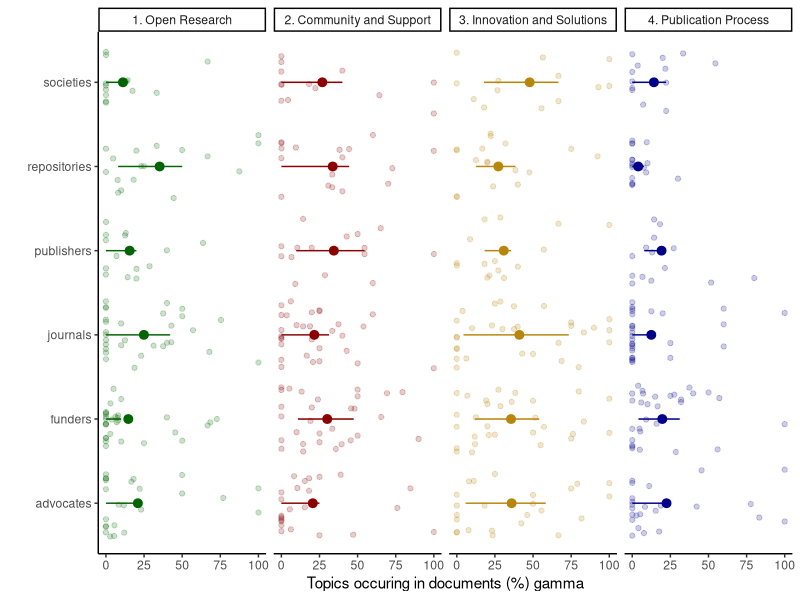

Write R code to recreate this figure. (Note: this script raises an error after producing the figure.)
## ---- chunk 1
knitr::opts_chunk$set(echo = TRUE)
## ---- chunk 2
rm(list=ls())
## ---- chunk 3
library(tidyverse)
library(dplyr)
library(ggplot2)
## ---- chunk 4
df_doc_level_stm_gamma <- read_csv(file = "./output/created_datasets/df_doc_level_stm_gamma.csv")
## ---- chunk 5
df_figure1_gamma <- df_doc_level_stm_gamma %>% 
  select(-total_topic, -total_sent) 

df_figure1_gamma$prop <- df_figure1_gamma$prop *100

df_figure1_gamma_wide <- df_figure1_gamma %>% 
  spread(topic, prop) %>% 
  rename(topic_1 = `1`, topic_2 = `2`, topic_3 = `3`, topic_4 = `4`)

# Topic/Category 1: Open Research 
# Topic/Category 2: Community & Support
# Topic/Category 3: Innovation & Solution
# Topic/Category 4: Publication process (control)

df_figure1_gamma_wide2 = data.frame(
  document = rep(df_figure1_gamma_wide$name,4),
  stakeholder = rep(df_figure1_gamma_wide$stakeholder,4),
  # type = c(rep("Topic 1",129), rep("Topic 2",129), rep("Topic 3",129), rep("Topic 4", 129)),
    type = c(rep("1. Open Research",129), rep("2. Community and Support",129), rep("3. Innovation and Solutions",129), rep("4. Publication Process", 129)),
  perc = c(df_figure1_gamma_wide$topic_1, df_figure1_gamma_wide$topic_2, df_figure1_gamma_wide$topic_3, df_figure1_gamma_wide$topic_4),
  perc2 = c(df_figure1_gamma_wide$topic_1, df_figure1_gamma_wide$topic_2, df_figure1_gamma_wide$topic_3, df_figure1_gamma_wide$topic_4)
)

# adding quantiles values
sum_figure1_gamma_wide2 = 
  df_figure1_gamma_wide2 %>%
  group_by(stakeholder, type) %>%
  dplyr::summarize(lower = quantile(perc, probs = .25), upper = quantile(perc, probs = .75), perc_fin = mean(perc)) %>% 
  rename(perc = perc_fin)

figure_topics <- ggplot() +
  geom_point(data = df_figure1_gamma_wide2, aes(x = perc, y = stakeholder, colour = type), alpha = 0.2, position = position_jitter(), show.legend = FALSE) +
  geom_pointrange(data = sum_figure1_gamma_wide2, aes(x = perc, xmin = lower, xmax = upper, y = stakeholder, colour = type), show.legend = FALSE) +
  facet_grid(.~type) + 
  labs(x = "Topics occuring in documents (%) gamma", y = "") +
  scale_color_manual(values = c("dark green", "dark red", "darkgoldenrod", "dark blue")) +
  theme_classic()

figure_topics


figure_name <- paste0("./output/Figure_2A/Figure_2A.png")
png(file=figure_name,
  width= 3000, height= 2000, res=400)
  figure_topics
  dev.off()

